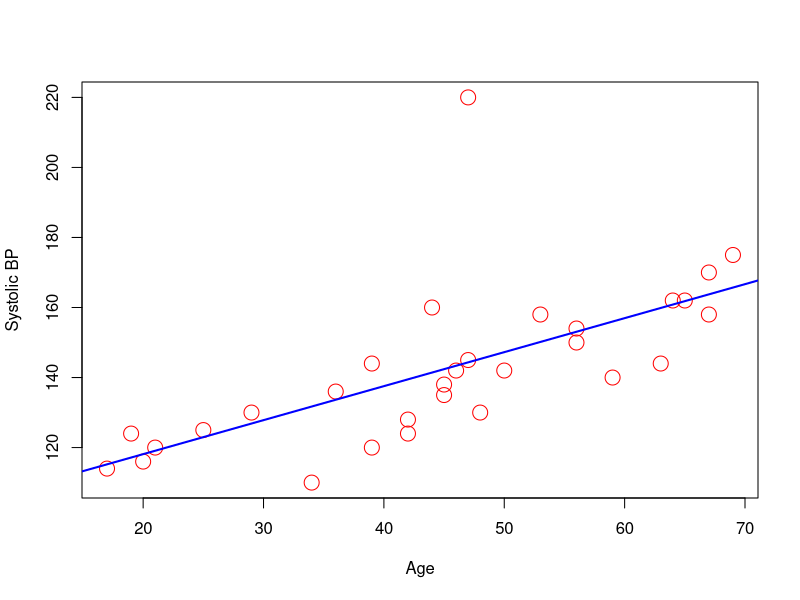
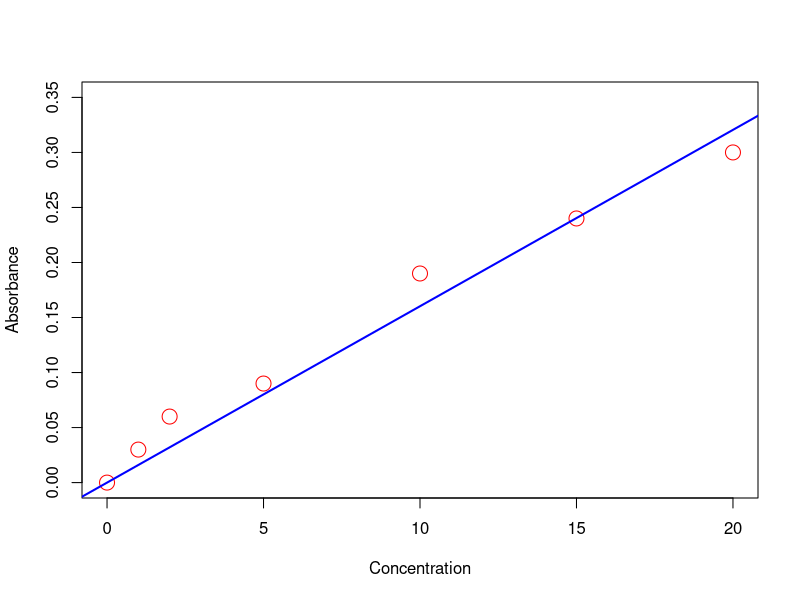

Reproduce these figures in R, in order.
#data used: Helmut Spaeth, Mathematical Algorithms for Linear Regression(1991)
#           D G Kleinbum & LL Kupper, Applied Regression Analysis & Other Multivariable Methods(1978)

#use linear model function lm()

#read data
d <- read.csv("bpData.csv")
View(d)

#plot the data
plot(d$age,d$sys.bp,xlab="Age",ylab="Systolic BP",col="red",pch=1,cex=2)
#pch=1 => circle symbol
#cex => thickness of the symbol

#calculate Pearson's correlation coefficient
cor(d$age,d$sys.bp,method="pearson")
#0.657 => good linear trend, we can perform linear regression

#perform linear regression
reg <- lm(sys.bp~age, data=d)

#get summary of reg
summary(reg)

#focus on 1. value of coefficients,2. R squared value, 3. t-test results

#confidence interval for estimated coefficient: use confint()
confint(reg,level = 0.95)

#overlay the regression line: abline() function
abline(reg,col="blue",lwd=2)

#-----------------------------------------------------------------------------

#estimating concentration of DNA,measuring their absorbance at 260 Nm

#read data 
dna <- read.csv("dna.csv")
View(dna)

#plot data
plot(dna$conc,dna$Abs,xlab="Concentration",ylab="Absorbance",ylim=c(0,0.35),col="red",pch=1,cex=2)

#linear regression
r1 <- lm(Abs~conc,data=dna)
summary(r1)

#observe intercept estimate is statistically insignificant(large p value)
#we have to remove intercept from default equation

#linear regression without intercept
r2 <- lm(Abs~conc+0, data = dna)
summary(r2)

#plot the regression line
abline(r2,col="blue",lwd=2)
